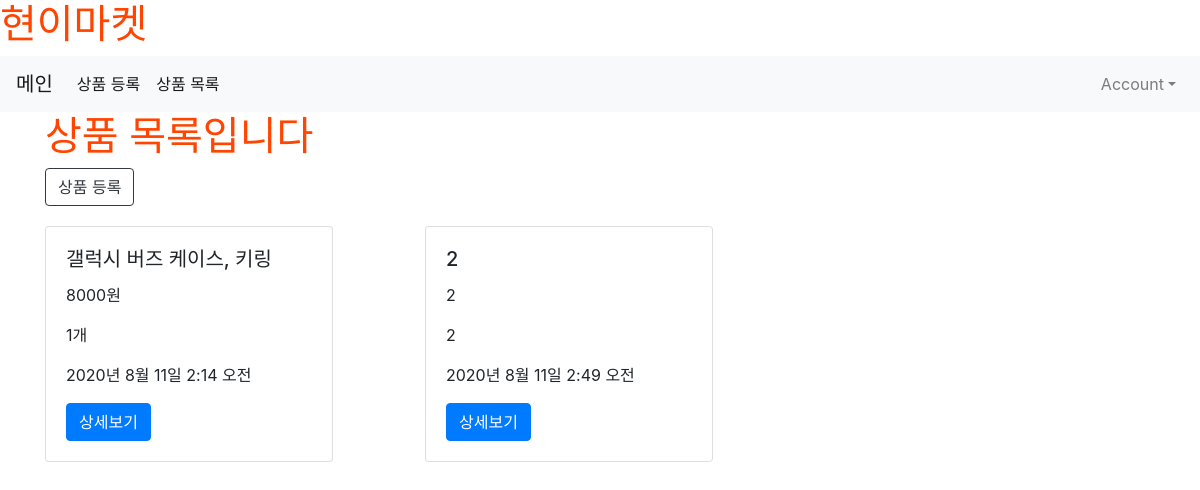
Before: /product/ (signed in) with the older database file.
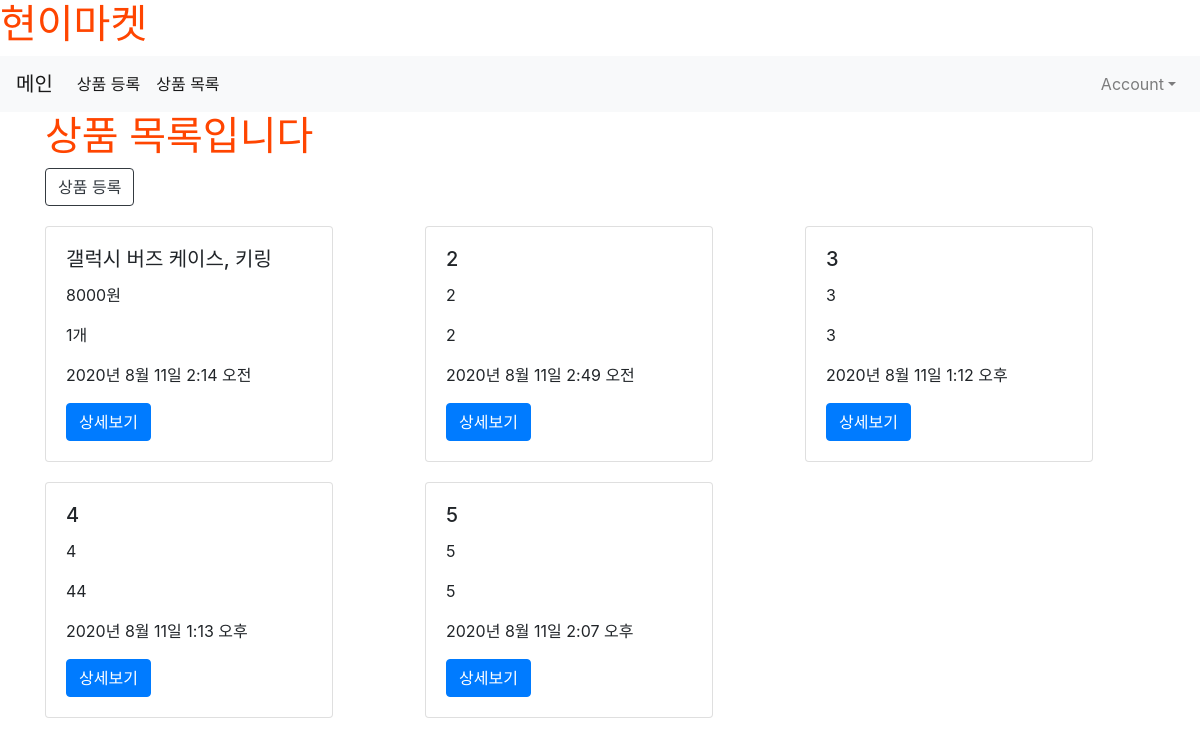
After: the same page with the newer database file.
### product/models.py (models this page shows)
class Product(models.Model):
    title = models.CharField(max_length= 50, null=False)
    content = models.TextField()
    price = models.CharField(max_length= 50, null=False)
    stock = models.CharField(max_length= 50, null=False)
    image = models.ImageField(upload_to='images/', null=True)
    created_at = models.DateTimeField(auto_now_add = True)
    updated_at = models.DateTimeField(auto_now = True)
    user = models.ForeignKey(User, on_delete = models.CASCADE, null=True)

### product/views.py (the view)
# urls.py: path('', main, name="main"),
def main(request):
    products = Product.objects.all()
    return render(request, 'product/main.html', {'products':products})

### product/templates/product/main.html
{% extends 'base.html' %}
{% load static %}
{% block content %}
{% if user.is_authenticated %}
<div class="container">
    <h1>상품 목록입니다</h1>
    <a class="btn btn-outline-dark" href="{% url 'product:new' %}">상품 등록</a>
    <div class="row">
        {% for product in products %}
        <div class="col-md-4 col-12">
            <div class="card" style="width: 18rem; margin-top: 20px;">
                <div class="card-body">
                    <h5 class="card-title">{{ product.title }}</h5>
                    <p class="card-text">{{ product.price }}</p>
                    <p class="card-text">{{ product.stock }}</p>
                    <p>{{ product.created_at }}</p>
                    <a href="{% url 'product:show' product.pk %}" class="btn btn-primary">상세보기</a>
                </div>
            </div>
        </div>
        {% endfor %}
    </div>
</div>
{% else %}
    <h3>로그인 후 이용이 가능합니다</h3>
    <a href="{% url 'account_login' %}" class="btn btn-warning">로그인</a>
    <a href="{% url 'account_signup' %}" class="btn btn-warning">회원가입</a>
{% endif %}
{% endblock %}

### shoppingmall/templates/base.html (shortened to what this page needs)
{% load static %}
<!doctype html>
<html lang="en">
  <head>
    <link rel="stylesheet" href="https://stackpath.bootstrapcdn.com/bootstrap/4.5.1/css/bootstrap.min.css">
    <link rel="stylesheet" href="{% static 'css/project.css' %}">
  </head>
  <body>
    <h1>현이마켓</h1>
    {% include 'shared/_navbar.html' %}
    {% block content %}
    {% endblock %}
  </body>
</html>

### shoppingmall/templates/shared/_navbar.html (shortened to what this page needs)
<nav class="navbar navbar-expand-lg navbar-light bg-light">
    <a class="navbar-brand" href="{% url 'main' %}">메인</a>
    <div class="collapse navbar-collapse" id="navbarNavAltMarkup">
      <div class="navbar-nav">
        <a class="nav-link active" href="{% url 'product:new' %}"> 상품 등록 <span class="sr-only">(current)</span></a>
        <a class="nav-link active" href="{% url 'product:main' %}"> 상품 목록 <span class="sr-only">(current)</span></a>
      </div>
    </div>
    <ul class="nav navbar-nav navbar-right">
        <li class="nav-item dropdown">
          <a class="nav-link dropdown-toggle" data-toggle="dropdown" href="#" role="button" aria-haspopup="true" aria-expanded="false">Account</a>
        </li>
      </ul>
  </nav>

### shoppingmall/static/css/project.css (style rules this page uses)
h1 { color: orangered; }

Changed rows visible on the page:
added Product: title "3", price "3", stock "3", created_at "2020년 8월 11일 1:12 오후"
added Product: title "4", price "4", stock "44", created_at "2020년 8월 11일 1:13 오후"
added Product: title "5", price "5", stock "5", created_at "2020년 8월 11일 2:07 오후"
